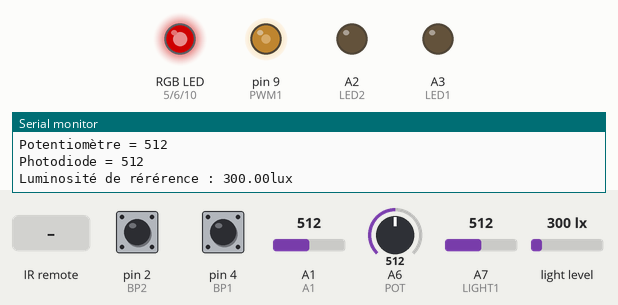
This sketch was run on a simulated Arduino Nano, built with avr-gcc and run on an emulated ATmega328P. Parts: an RGB LED mixed from three pins (HIGH = lit), output pins drawn as LEDs (lit = HIGH), the last lines printed to the serial monitor. The test bench sets the inputs (shaded band); at power-on: pin 2 (BP2) HIGH, pin 4 (BP1) HIGH, A1 = 512, A6 (POT) = 512, A7 (LIGHT1) = 512, light level 300 lx. Dim RGB values are drawn brighter than linear.

Above: at 11.2 s.
11.3 s: infrared code 0x93 received
At 12.4 s:
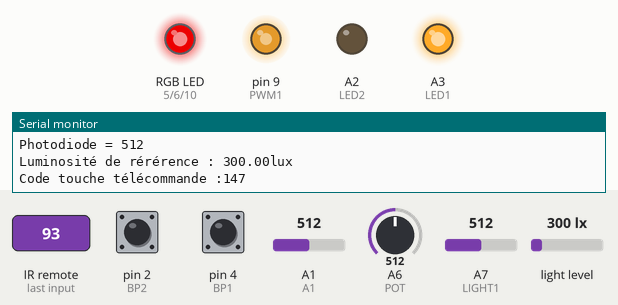
14.8 s: pin 2 (BP2) pulled LOW for 0.15 s
At 15.17 s:
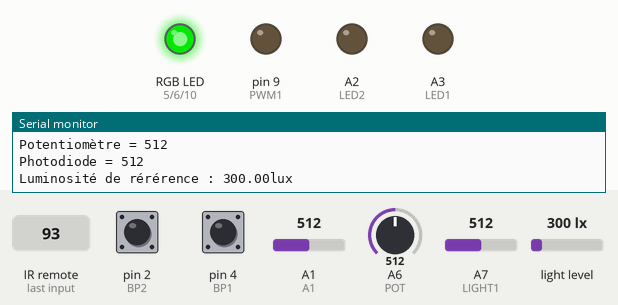
18.3 s: pin 4 (BP1) pulled LOW for 0.15 s
At 19.17 s:
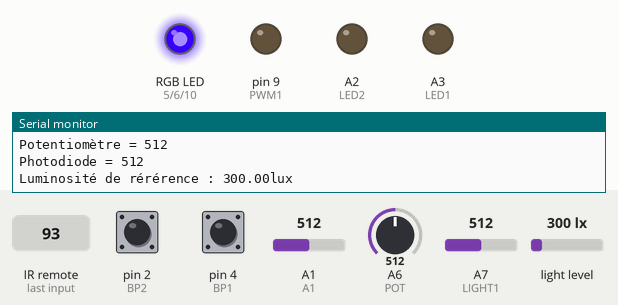
21.8 s: infrared code 0x92 received
At 25.1 s:
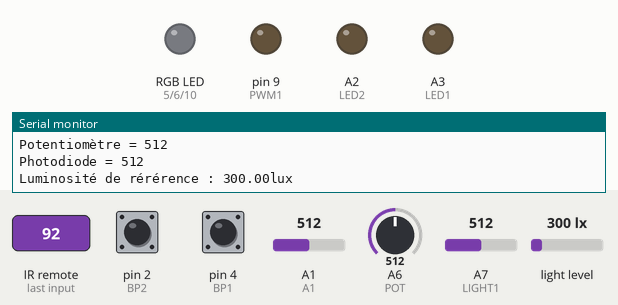
25.3 s: pin 2 (BP2) pulled LOW for 1 s
At 26.1 s:
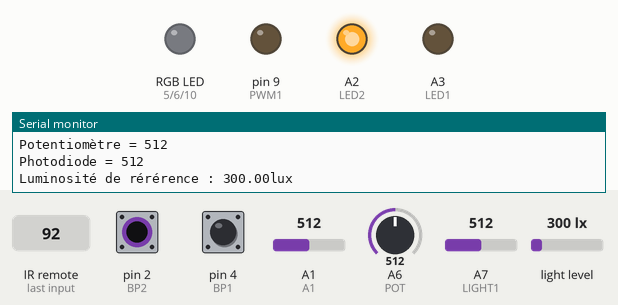
27.8 s: pin 2 (BP2) pulled LOW for 3.2 s
At 32.5 s:
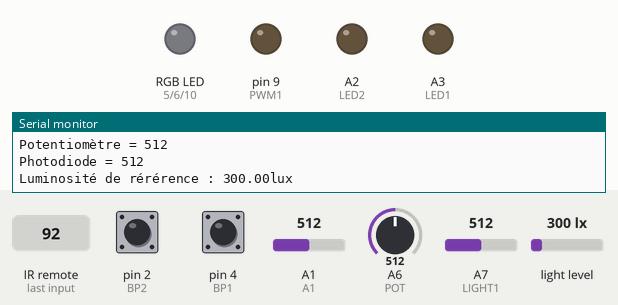
Timing chart, 0 to 33.5 s (numbered marks = the images above; inputs shaded):
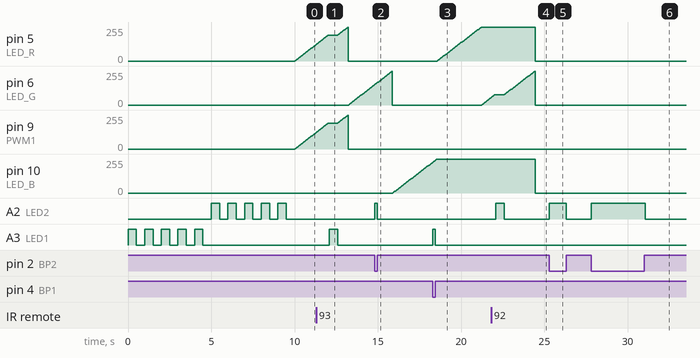

The sketch:

Programme_de_Test.ino
```cpp
//-----------------------------------------------------------------------
//
//    BUT GEII TOULON Semestre 1 - SAE 1.01
//
//    Programme de test de la carte SmartLight à compléter
//
//-----------------------------------------------------------------------

//-------------Inclusion des librairies nécessaires au programme

#include <IRremote.h>            // Bibliothèque pour utiliser le récepteur infrarouge.
#include <Wire.h>                // Bibliothèque permettant effectuer une liaison I2C.
#include "Adafruit_VEML7700.h"   // Bibliothèque permettant d'utiliser notre capteur de luminosité ambiante VEML7700.

//------------- Définition des différentes broches utilisées de l'arduino Nano, ainsi que leur composant associé.

#define TX 1                      // Pin TX
#define RX 0                      // Pin RX
#define BP2 2                     // Bouton poussoir 2
#define PWM2 3                    //
#define BP1 4                     // Bouton poussoir 1
#define LED_R 5                   // Led Rouge de la led RGB
#define LED_G 6                   // Led verte de la led RGB
#define DOUT 7                    // Permet de contrôler un bandeau de led qui serais connecté à la carte
#define IR 8                      // Pin du récepteur infrarouge de la carte
#define PWM1 9                    // Pin contrôlant la grille du mosfet associé à la lampe.
#define SPI_SS 9                  // Pin permettant une liaison SPI
#define LED_B 10                  // LED Bleue de la led RGB
#define TEMP A0                   // Entrée de température via le bus I2C
#define A1 A1                     // Pin d'entrée associé à notre capteur de lumière ambiante VEML7700
#define LED2 A2                   // Pin permettant de contrôler la Led2
#define LED1 A3                   // Pin permettant de contrôler la Led1
#define SDA A4                    //
#define SCL A5                    //
#define POT A6                    // Pin d'entrée du potentiomètre de la acrte
#define LIGHT1 A7                 // Pin d'entrée associé à notre photorésistance


//-------------Déclaration des sous-programmes (Prototypes)
  void testLeds();
  void testBoutons();
  void testAnalogique();
  void testPwm();
  void testVEML();
  void testIr();


//-------------Déclaration des variables globales (Utilisées dans tout le programme)
  unsigned long currentMillis1,currentMillis2,previousMillis1 = 0,previousMillis2 = 0;            // Variables permettant l'éxecution des fonctions après un minimum de temps donné
  int k=0;                                                                                        // Variable incrémentée dans la fonction testPwm()
  Adafruit_VEML7700 veml = Adafruit_VEML7700();                                                   // Variable associée au capteur de lumière ambiante

//-------------Programme SETUP lancé au démarrage

void setup() {
  Serial.begin(9600);                                     // Démarrage du moniteur de série à
  Serial.println("Test carte SmartLight ");               // Affichage de "Test carte Smartlight" informant sur le démarrage du programme
  pinMode(LED1, OUTPUT);                                  // Définition de la LED1 en tant que sortie
  pinMode(LED2, OUTPUT);                                  //
  pinMode(BP1, INPUT_PULLUP);                             // Définition du bouton poussoir 1 en tant qu'entrée associé à une résistance de rappel
  pinMode(BP2, INPUT_PULLUP);                             //
  pinMode(LIGHT1, INPUT);                                 // Définition de la photorésistance en tant qu'entrée
  pinMode(POT, INPUT);                                    //
  pinMode(A1, INPUT);                                     //
  pinMode(LED_R, OUTPUT);                                 //
  pinMode(LED_G, OUTPUT);                                 //
  pinMode(LED_B, OUTPUT);                                 //
  pinMode(PWM1, OUTPUT);                                  //


  testLeds();


    // configurations/initialisations pour le capteur Veml7700
  veml.begin();                                         // Démarrage de la liaison avec le capteur de luminosité ambiante
  veml.setGain(VEML7700_GAIN_1);                        // Définition du gain du VEML par défaut
  veml.setIntegrationTime(VEML7700_IT_800MS);           // Définition du délai entre chaque mesure de luminosité à 800ms (délai haut permettant d'une grande précision)


    // configurations/initialisations pour le recepteur Inra Rouge
  IrReceiver.begin(IR);                                   // Permet de démarrer la réception infrarouge

}

//-------------Programme LOOP lancé après le SETUP et en boucle (Programme principale)

void loop() {


  currentMillis1 = millis();                              // Durée actuelle d'éxecution du programme
  if (currentMillis1 - previousMillis1 >= 10) {           // On attend que au moins 10ms se soient écoulées avant d'éxécuter les fonctions présentent dans le if
    previousMillis1 = currentMillis1;                     // Reset du temps écoulé depuis la dernière éxecution des fonctions présentent dans le if

    testBoutons();                    // Fonction de test des boutons poussoirs
    testPwm();                        // Fonction de test des sorties PWM (transistor de puissance et led RGB)
  }


  currentMillis2 = millis();                              // Durée actuelle d'éxecution du programme
  if (currentMillis2 - previousMillis2 >= 1000) {         // On attend que au moins 1000ms se soient écoulées avant d'éxecuter les fonctions présentent dans le if
    previousMillis2 = currentMillis2;                     // Reset du temps écoulé depuis la dernière éxecution des fonctions présentent dans le if

    testAnalogique();                                     // Fonction de test du capteur de lumière ambiante, de la photorésistance et du potentiomètre
    testVEML();                                           // Fonction de test du capteur de lumière ambiante et affichage des valeurs en lux.
    testIr();                                             // Fonction de test du récepteur infrarouge.
  }
}

//-------------Définition des sous programmes à compléter
  void testLeds(){                                        // Fonction de test des leds
    Serial.println("test des Leds");                      // Annonce d'entrée dans la fontion de test des leds
    for (int i = 0; i < 5; i++) {                         // Boucle for s'éxecutant tant que i est inférieur à 5 (Pour faire clignoter la led1 5 fois)
      digitalWrite(LED1, HIGH);                           // Mise à l'état haut de la broche associé à la led1
      delay(500);                                         // On laisse la led allumée 500ms
      digitalWrite(LED1, LOW);                            // Mise à l'état bas de la led1
      delay(500);                                         // On attend 500ms avant d'allumer à nouveau la led

      }
    for (int j = 0; j < 5; j++) {                         // Même fonctionnement que la led1 pour la led 2.
      digitalWrite(LED2, HIGH);
      delay(500);
      digitalWrite(LED2, LOW);
      delay(500);
      }

  }

  void testBoutons(){                                     // Fonction de test des boutons poussoirs
    if (!digitalRead(BP1)) {                              // Lecture de l'état de BP1. On inverse cette entrée car il y a une résistance de tirage.
      digitalWrite(LED1, HIGH);                           // Mise à l'état haut de la led1 tant que le bouton poussoir est appuyé
    } else {
      digitalWrite(LED1, LOW);                            // Mise à l'état bas de la led 2 lors du relâché du bouton poussoir.
      }
    if (!digitalRead(BP2)) {                              // Même fonctionnement que pour le bouton 2 et la led2
      digitalWrite(LED2, HIGH);
    } else {
      digitalWrite(LED2, LOW);
      }

  }

  void testAnalogique(){                                                    // Fonction de test des entrées analogiques (photodiode, photorésistance et potentiomètre)
    Serial.println((String)"Photorésistance = " + analogRead(A1));          // Affichage de la valeur analogique de la photorésistance. (String) ici permet de convertir
                                                                            // la valeur numérique récupérée par le AnalogRead en type String.
                                                                            // La fonction analogRead permet de récupérer la valeur d'une entrée analogique et de la convertir
                                                                            // en entier compris entre 0 et 1023.
    Serial.println((String)"Potentiomètre = " + analogRead(POT));           // Affichage de la valeur analogique du potentiomètre
    Serial.println((String)"Photodiode = " + analogRead(LIGHT1));           // Affichage de la valeur analogique brute de la photodiode
    Serial.println("\n");                                                   // Affichage d'un retour à la ligne (Pour espacer les affichages pour plus de lisibilité)

  }

  void testPwm(){                                         // Fonction de test des sorties PWM (Power Width Modulation)
    if (k >= 1280) {                                      // Si la valeur incrémentée k est supérieur à 1280, celà signifie que l'on a finit tous les tests des PWM
                                                          // dans ce cas, j'ai décidé de mettre toutes les sorties PWM à 0 pour éviter d'avoir trop de lumière dans les yeux
                                                          //pendant les phases de tests. K s'incrémente de 0 à 1280, chaque valeur incrémentée de k signifie que 10ms se sont écoulées.
      analogWrite(LED_G, 0);
      analogWrite(LED_B, 0);
      analogWrite(LED_R, 0);
      analogWrite(PWM1, 0);
      k = 9999;

      } else k++;                                         // Si on arrive ici, celà signifie que l'on est encore dans la phase de test des PWM, on incrémente donc la valeur K.

      if (k < 256) {                                      // Si K est inférieur à 256, on incrémente la luminosité de la led RGB Rouge grâce à l'augmentation du rapport cyclique.
                                                          // La fonnction analogWrite permet de faire varier le rapport cyclique d'une sortie PWM.

        analogWrite(LED_R, k);                            // Paramétrage du rapport cyclique pour la Led rouge de la led RGB à la valeur de K.
        analogWrite(PWM1, k);                             // Idem que ci-dessus

      }
      else {

        if (k < 512) {                                    // Lorsque K est ici, il est entre 256 et 511.
          analogWrite(LED_G, k - 256);                    // La fonction analogwrite se commande uniquement grâce à une valeur entre 0 et 256. On soustrait donc à k 256 étant donné
                                                          // que ce dernier sera entre 256 et 511.
          analogWrite(PWM1, 0);                           // Mise à l'état bas de la lampe
          analogWrite(LED_R, 0);                          // Mise à l'état bas de la led rouge de la led rgb comme demandé dans l'activité 4.
          }

         else
         {
          if (k < 768) {                                  // Idem que ci-dessus pour des valeurs comprises entre 512 et 767 (donc on soustrait de 512 la valeur de k).
            analogWrite(LED_G, 0);                        // Ici, on va désormais après avoir éteint la led verte de la led rgb, allumer les 3 leds et les laisser allumée progressivement.
            analogWrite(LED_B, k - 512);
            }
           else {

            if (k < 1024) {                               // Idem que ci-dessus pour des valeurs comprises entre 768 et 1023 (donc on soustrait de 768 la valeur de k).
              analogWrite(LED_R, k - 768);
              }
             else {
              if (k < 1280) {                             // Idem que ci-dessus pour des valeurs comprises entre 1024 et 1279 (donc on soustrait de 1024 la valeur de k).
                analogWrite(LED_G, k - 1024);

                }

              }
            }

          }

        }

  }

  void testVEML(){                                                                                          // Programme de test du capteur de luminosité ambiante
    Serial.print("Luminosité de rérérence : "); Serial.print(veml.readLux()); Serial.println("lux");        // Affichage de la valeur relevée par le capteur de luminosité ambiante en lux.
  }

  void testIr(){                                                                      // programme de test du récepteur infrarouge.
    if (IrReceiver.decode()) {                                                        // Si IrReceiver.decode() est vraie, alors un signal infrarouge a été intercepté.
      uint16_t command = IrReceiver.decodedIRData.command;                            // On décode l'infrarouge reçu et on en récupère la commande qui a été transmise.
      Serial.println((String)"Code touche télécommande :" + command);                 // Affichage de la commande reçue par l'arduino dans le moniteur de série.

      if (command == 147) {                                                           // La commande 147 correspond correspond à la touche 1 de la télécommande infrarouge.
        digitalWrite(LED1, HIGH);                                                     // On met donc à l'état haut la led1 suite à la commande reçue.
        } else if (command == 146) {                                                  // Idem mais pour la touche 2 correspondant à la touche 2.
          digitalWrite(LED2, HIGH);                                                   // Idem que précédemment pour la led2
          } else if (command == 144) {                                                // Idem mais pour la touche On/Off correspondant à la commande 144
            digitalWrite(LED1, LOW);                                                  // Dans ce cas, on éteint les leds 1 et 2 (mise à l'état bas de ces dernières).
            digitalWrite(LED2, LOW);
            }
       delay(500);                                                                    // Délai de 500ms pour éviter la répétion de l'affichage sur un appui long.
      IrReceiver.resume();                                                            // On ré active la réception des commandes infrarouges ici.
        }


  }
```

Measured:
- after the input at 11.3 s, A3 (LED1): LOW → HIGH after 0.78 s, → LOW 0.50 s later
- after the input at 14.8 s, A2 (LED2): LOW → HIGH at once, → LOW 0.15 s later
- after the input at 18.3 s, A3 (LED1): LOW → HIGH at once, → LOW 0.15 s later
- after the input at 21.8 s, pin 5 (LED_R), pin 10 (LED_B): 255/255 → 0/255 after 2.7 s instead of 2.1 s; A2 (LED2): LOW → HIGH after 0.28 s, → LOW 0.50 s later
- after the input at 25.3 s, A2 (LED2): LOW → HIGH at once, → LOW 1.0 s later
- after the input at 27.8 s, A2 (LED2): LOW → HIGH at once, → LOW 3.2 s later
- by itself, pin 6 (LED_G): rises from 56/255 to 255/255 in 2.6 s, then falls to 0/255 in 0.02 s
- by itself, pin 9 (PWM1): rises from 123/255 to 255/255 in 1.9 s, then falls to 0/255 in 0.01 s
